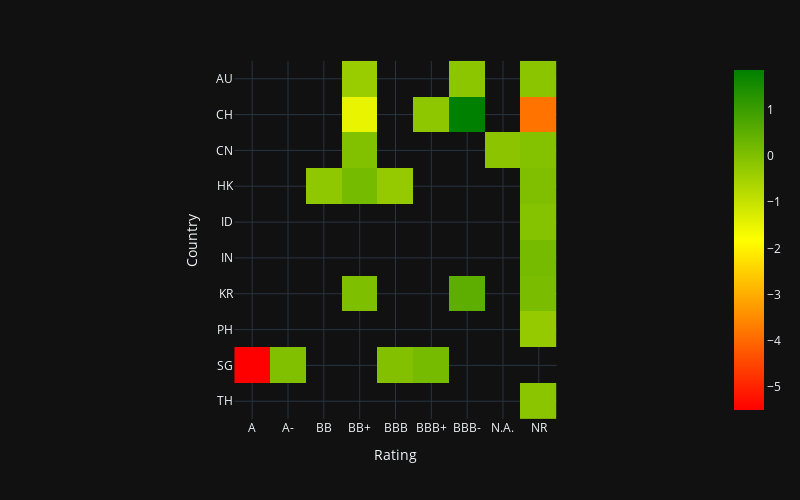

The cell this chart's notebook holds for it:
### Code cell
fig = px.imshow(df_axes, x= df_axes.columns, y=df_axes.index)
fig.update_layout(width=800,height=500,template='plotly_dark')
fig.update_coloraxes(
    showscale=True,
    colorscale=[
        (0.0, 'Red'),
        (0.5, 'Yellow'),
        (1,'Green')
    ],
)
fig.show()

### Figure 1 — Plotly figure (JSON) as saved in the notebook; plotly's stock layout.template omitted (floating-point values rounded to 4 significant figures)
{"data": [{"coloraxis": "coloraxis", "hovertemplate": "Rating: %{x}<br>Country: %{y}<br>color: %{z}<extra></extra>", "name": "0", "type": "heatmap", "x": ["A", "A-", "BB", "BB+", "BBB", "BBB+", "BBB-", "N.A.", "NR"], "xaxis": "x", "y": ["AU", "CH", "CN", "HK", "ID", "IN", "KR", "PH", "SG", "TH"], "yaxis": "y", "z": [[null, null, null, -0.3608, null, null, -0.1562, null, -0.1227], [null, null, null, -1.5, null, -0.1883, 1.863, null, -3.842], [null, null, null, -0.02065, null, null, null, -0.151, -0.03919], [null, null, -0.1972, 0.1671, -0.2838, null, null, null, 0.03242], [null, null, null, null, null, null, null, null, -0.05401], [null, null, null, null, null, null, null, null, 0.1405], [null, null, null, 0.04051, null, null, 0.5245, null, 0.1077], [null, null, null, null, null, null, null, null, -0.2862], [-5.499, -0.0005578, null, null, -0.02168, 0.1459, null, null, null], [null, null, null, null, null, null, null, null, -0.1272]]}], "layout": {"coloraxis": {"colorscale": [[0, "Red"], [0.5, "Yellow"], [1, "Green"]], "showscale": true}, "height": 500, "margin": {"t": 60}, "width": 800, "xaxis": {"anchor": "y", "autorange": true, "constrain": "domain", "domain": [0.2433, 0.7567], "range": [-0.5, 8.5], "scaleanchor": "y", "title": {"text": "Rating"}, "type": "category"}, "yaxis": {"anchor": "x", "autorange": true, "constrain": "domain", "domain": [0.002377, 0.9976], "range": [9.5, -0.5], "title": {"text": "Country"}, "type": "category"}}}
